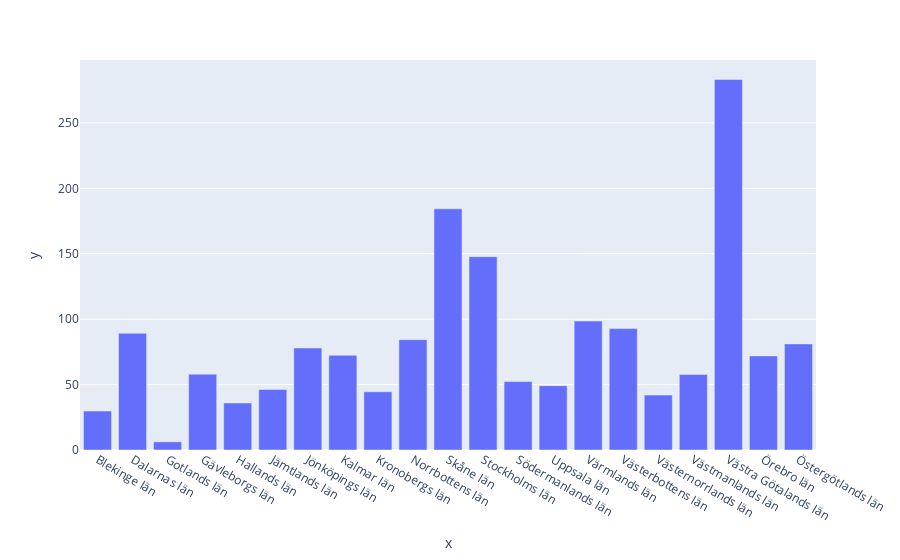

This figure's notebook cell:
### Markdown cell above
### minst 3 doser

### Code cell
import plotly_express as px
import matplotlib.pyplot as plt

minst_dos3 = vaccinerade_kommun_och_ålder.groupby('Län_namn')['Andel 3 doser'].sum() 

fig = px.bar(x=minst_dos3.index, y=minst_dos3)
fig.show()

### Figure 1 — Plotly figure (JSON) as saved in the notebook; plotly's stock layout.template omitted (floating-point values rounded to 4 significant figures)
{"data": [{"alignmentgroup": "True", "hovertemplate": "x=%{x}<br>y=%{y}<extra></extra>", "legendgroup": "", "marker": {"color": "#636efa", "pattern": {"shape": ""}}, "name": "", "offsetgroup": "", "orientation": "v", "showlegend": false, "textposition": "auto", "type": "bar", "x": ["Blekinge län", "Dalarnas län", "Gotlands län", "Gävleborgs län", "Hallands län", "Jämtlands län", "Jönköpings län", "Kalmar län", "Kronobergs län", "Norrbottens län", "Skåne län", "Stockholms län", "Södermanlands län", "Uppsala län", "Värmlands län", "Västerbottens län", "Västernorrlands län", "Västmanlands län", "Västra Götalands län", "Örebro län", "Östergötlands län"], "xaxis": "x", "y": [29.8, 89.21, 6.225, 57.96, 35.96, 46.28, 77.97, 72.36, 44.52, 84.32, 184.4, 147.8, 52.29, 49.12, 98.56, 92.78, 42.01, 57.74, 283.2, 71.9, 81.09], "yaxis": "y"}], "layout": {"barmode": "relative", "legend": {"tracegroupgap": 0}, "margin": {"t": 60}, "xaxis": {"anchor": "y", "domain": [0, 1], "title": {"text": "x"}}, "yaxis": {"anchor": "x", "domain": [0, 1], "title": {"text": "y"}}}}
